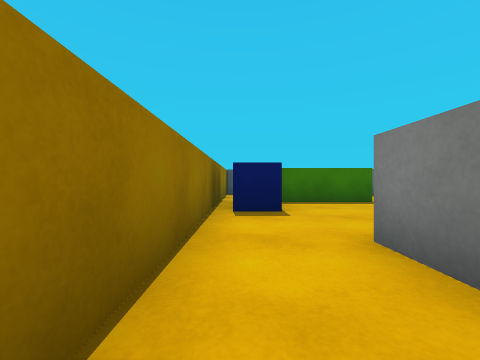
[1] (above)

15 first-person views from a walk through a 3-D level made in the Unity game engine. The camera is 0.58 m above the floor, looks level and sees 90° across. The floor is counted in squares, 1 m on a side. Each view is taken from the middle of a square. On the plan, view 1 faces up. The plan holds only what a view shows up to about 9 squares ahead; the rest is blank. The place goes on beyond the plan. The player is left out. Surface patterns are stand-ins for the level's own textures.

[2]
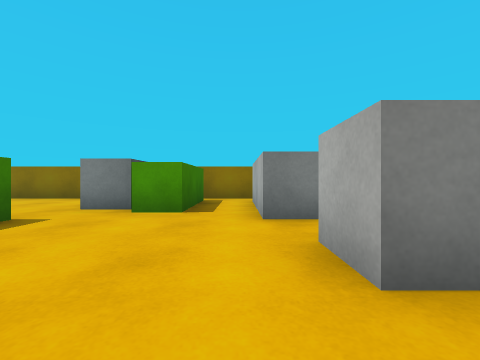

[3]
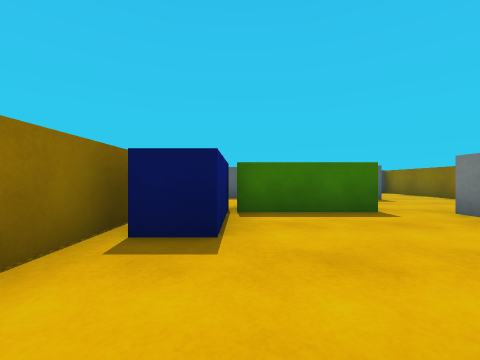

[4]
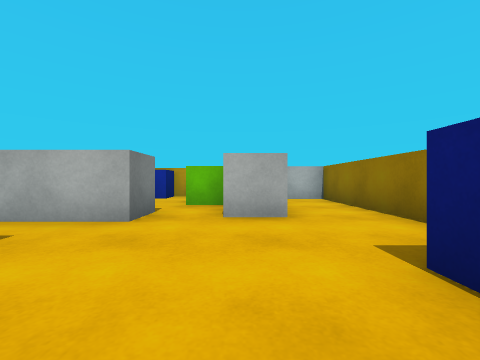

[5]
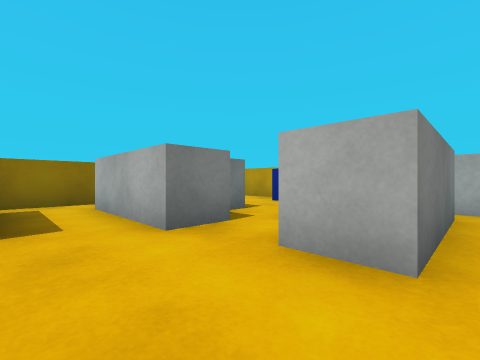

[6]
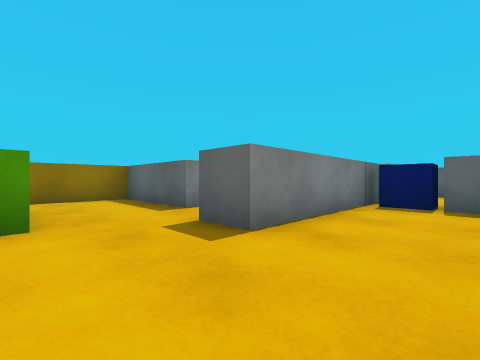

[7]
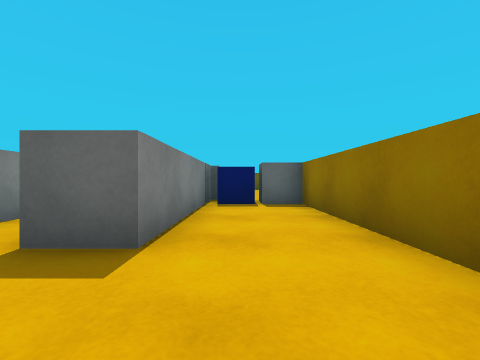

[8]
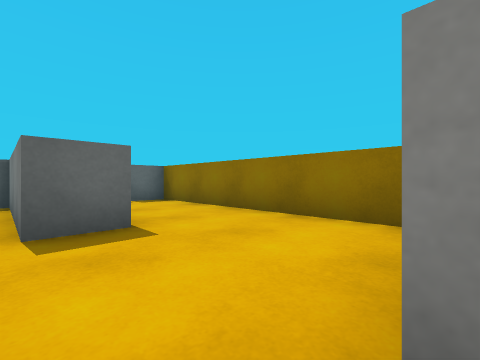

[9]
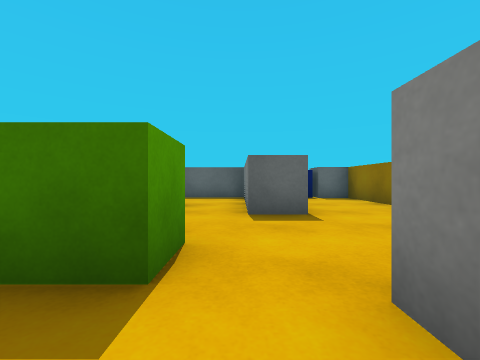

[10]
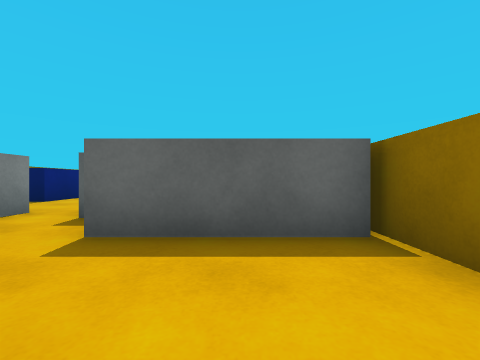

[11]
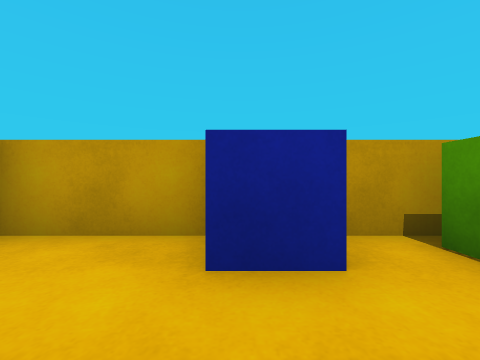

[12]
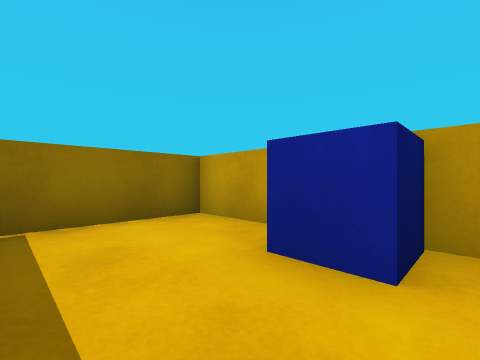

[13]
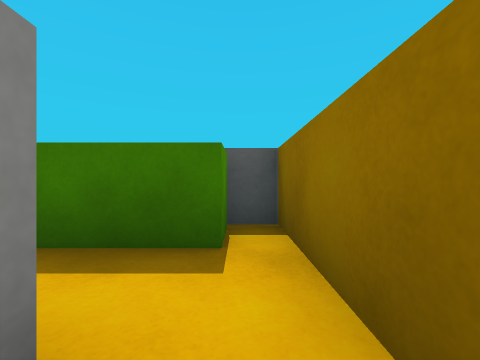

[14]
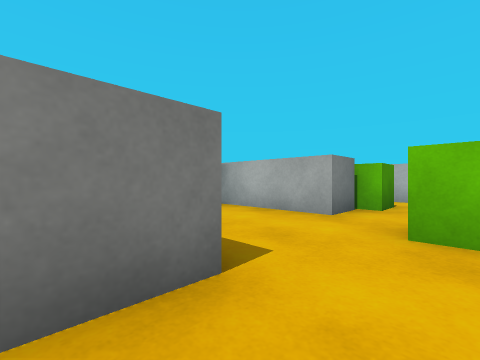

[15]
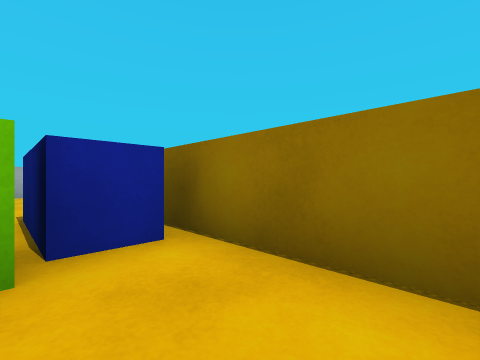

### Floor plan
Ten units are one square. View 1 is at (0, 0); x grows to the right and y downward. Boxes are objects, and circles mark ways between rooms. Rooms are numbered by the first view taken in them; rooms with no view inside come last. Other rooms are left out.
<svg viewBox="-11 -150 91 180">
<path fill="none" stroke="#000" d="M47 -54 47 -61M35 -27 65 -27M51 -90 41 -90 41 -105M75 -24 75 -51 68 -51M27 -106 27 -97 -6 -97 -6 14 14 14M13 6 13 -23 23 -23M51 -140 51 -90M75 -66 75 -127M47 -61 75 -61M29 25 75 25 75 -7M74 -4 44 -4 44 -9M35 -16 35 -27M23 -23 23 -16M42 -129 21 -129M41 -105 41 -124"/>
<rect x="-5" y="-75" width="20" height="30" fill="#bbb"><title>blue block</title></rect>
<rect x="5" y="-75" width="30" height="20" fill="#bbb"><title>green block</title></rect>
<rect x="45" y="-55" width="30" height="20" fill="#bbb"><title>green block</title></rect>
<rect x="55" y="-145" width="10" height="20" fill="#bbb"><title>blue cube</title></rect>
<rect x="65" y="-145" width="10" height="20" fill="#bbb"><title>cube</title></rect>
<rect x="25" y="-5" width="10" height="30" fill="#bbb"><title>green block</title></rect>
<rect x="45" y="15" width="10" height="10" fill="#bbb"><title>blue cube</title></rect>
<circle cx="50" cy="-75" r="3" fill="#2a7"/>
<circle cx="30" cy="-30" r="3" fill="#2a7"/>
<circle cx="30" cy="-100" r="3" fill="#2a7"/>
<text x="30" y="-50">1</text>
<text x="60" y="-110">2</text>
<text x="50" y="10">3</text>
<text x="30" y="-120">4</text>
</svg>
Room 1 opens to room 2. Room 1 opens to room 3. Room 1 opens to room 4.

Where each view was taken, in squares from view 1:
view 1: 0 up, 0 right, facing up
view 2: 3 up, 0 right, facing right
view 3: 2 up, 1 right, facing up
view 4: 6 up, 2 right, facing down
view 5: 4 up, 1 right, facing down-right
view 6: 7 up, 7 right, facing up-left
view 7: 7 up, 6 right, facing up
view 8: 6 up, 4 right, facing up-right
view 9: 5 up, 4 right, facing up
view 10: 2 down, 6 right, facing up
view 11: 0 up, 5 right, facing down
view 12: 0 up, 4 right, facing down-right
view 13: 2 up, 7 right, facing up
view 14: 10 up, 3 right, facing down-right
view 15: 9 up, 1 right, facing down-left
